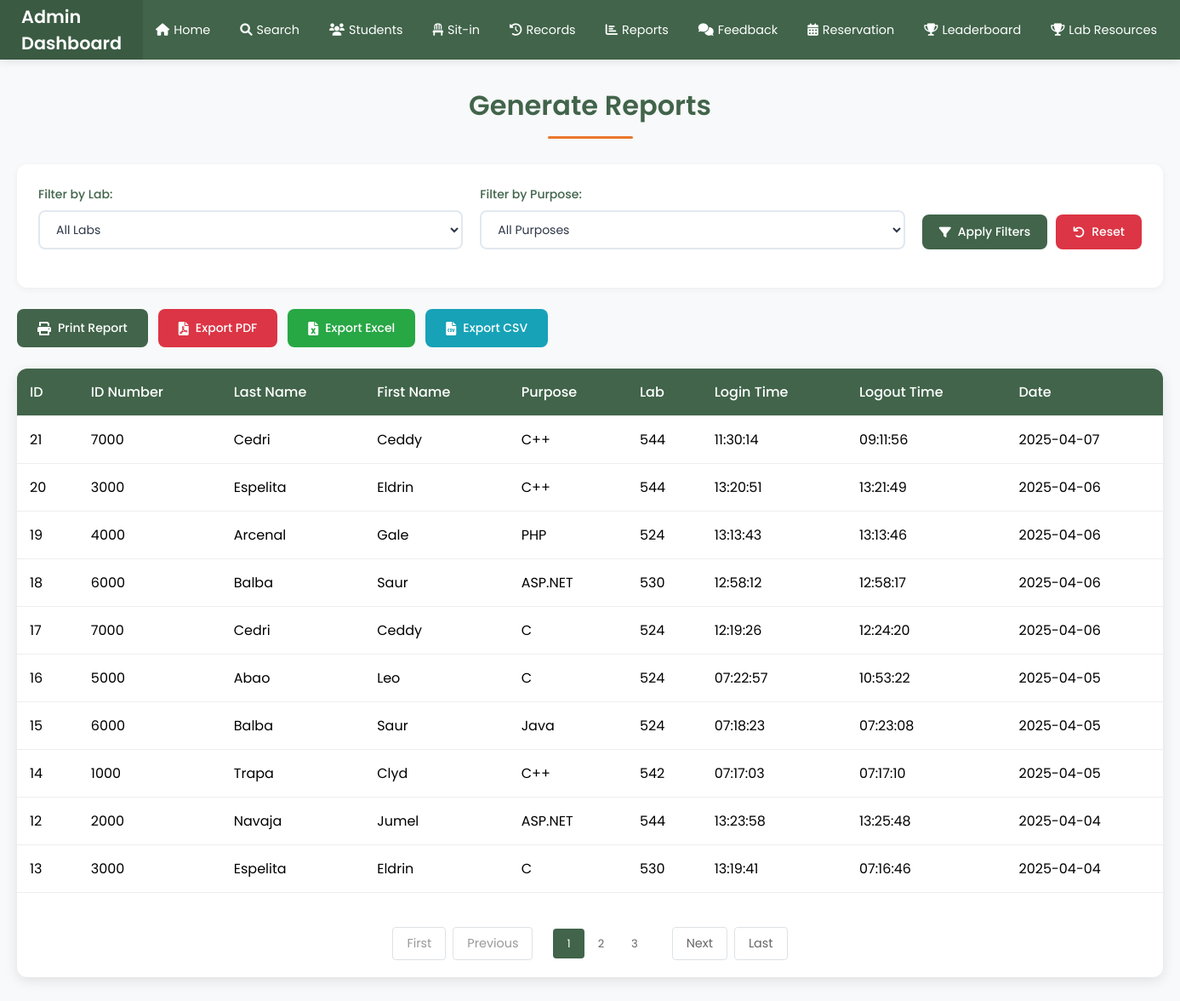
Page /sit-in-reports (signed in) on the earlier database version.
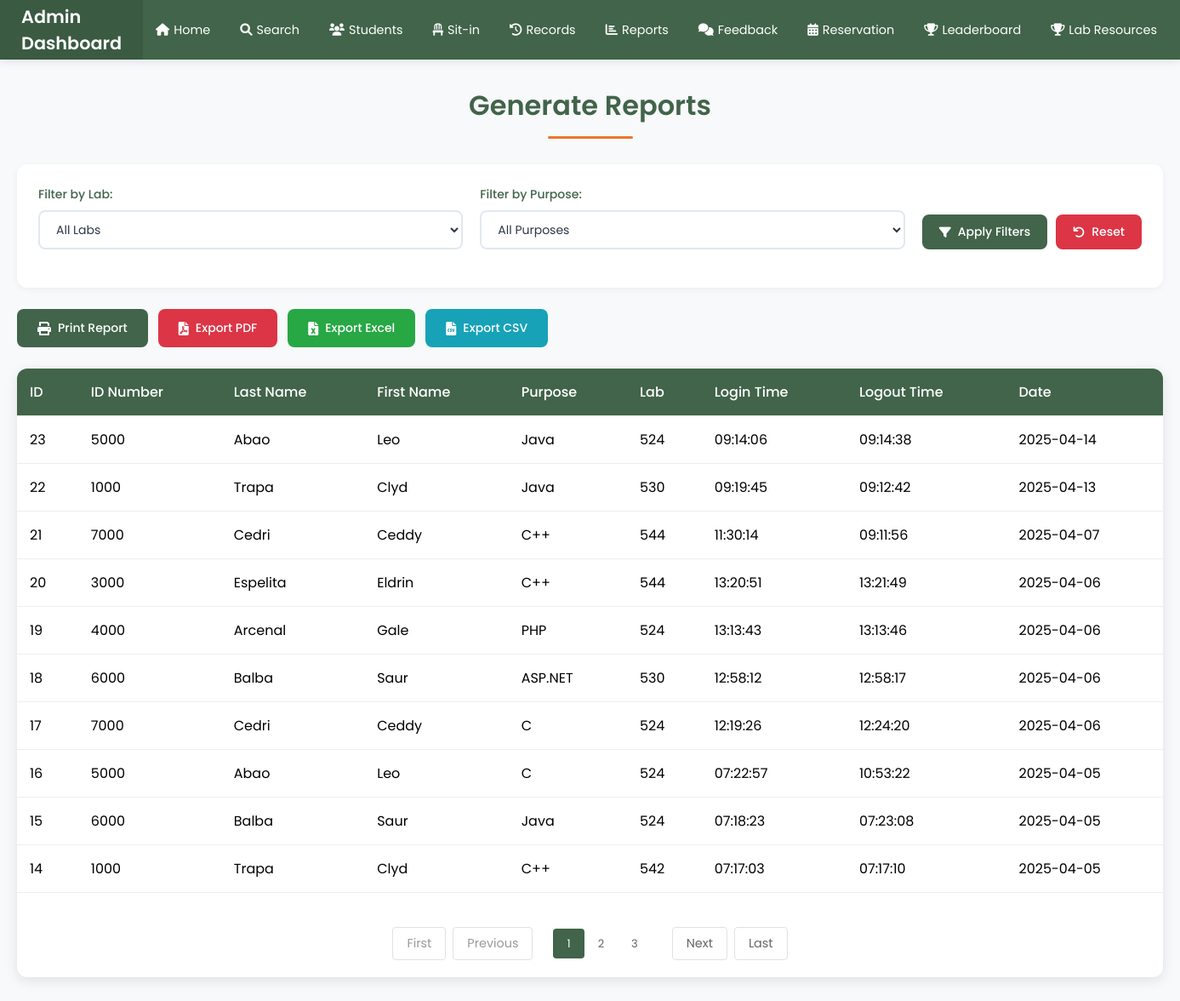
Same page on the later database version.
### tables this page shows
CREATE TABLE sit_in_records (
            id INTEGER PRIMARY KEY AUTOINCREMENT,
            id_number TEXT NOT NULL,
            purpose TEXT NOT NULL,
            lab TEXT NOT NULL,
            login_time TEXT NOT NULL,
            logout_time TEXT,
            date TEXT NOT NULL, feedback_submitted INTEGER DEFAULT 0,
            FOREIGN KEY (id_number) REFERENCES users(idno)
        );

CREATE TABLE users (
            id INTEGER PRIMARY KEY AUTOINCREMENT,
            idno TEXT UNIQUE NOT NULL,
            firstname TEXT NOT NULL,
            lastname TEXT NOT NULL,
            middlename TEXT,
            course TEXT,
            year_level TEXT,
            email_address TEXT,
            password TEXT NOT NULL,
            role TEXT DEFAULT 'student',
            remaining_sessions INTEGER DEFAULT 0,
            profile_pic TEXT
        , points INTEGER DEFAULT 0);

### app.py (the view, shortened to what this page needs)
@app.route('/sit-in-reports')
def sit_in_reports():
    if 'admin_username' not in session:
        flash("Admin access required!", "danger")
        return redirect(url_for('admin_login'))
    conn = sqlite3.connect("users.db")
    cursor = conn.cursor()
    lab = request.args.get('lab', '')
    purpose = request.args.get('purpose', '')
    search = request.args.get('search', '').strip()
    query = """
        SELECT
            s.id,
            s.id_number,
            u.lastname,
            u.firstname,
            s.purpose,
            s.lab,
            s.login_time,
            s.logout_time,
            s.date
        FROM sit_in_records s
        JOIN users u ON s.id_number = u.idno
        WHERE 1=1
    """
    params = []
    if lab:
        query += " AND s.lab = ?"
        params.append(lab)
    if purpose:
        query += " AND s.purpose = ?"
        params.append(purpose)
    query += " ORDER BY s.date DESC, s.login_time DESC"
    cursor.execute(query, params)
    records = cursor.fetchall()
    cursor.execute("SELECT DISTINCT lab FROM sit_in_records ORDER BY lab")
    labs = [row[0] for row in cursor.fetchall()]
    cursor.execute("SELECT DISTINCT purpose FROM sit_in_records ORDER BY purpose")
    purposes = [row[0] for row in cursor.fetchall()]
    conn.close()
    return render_template('sit_in_reports.html',
                         reports=records,
                         labs=labs,
                         purposes=purposes,
                         current_lab=lab,
                         current_purpose=purpose,
                         search=search)

### templates/sit_in_reports.html (shortened to what the changed rows need)
<!DOCTYPE html>
<html lang="en">
<head>
    <link rel="stylesheet" href="https://cdnjs.cloudflare.com/ajax/libs/font-awesome/6.0.0/css/all.min.css">
</head>
<body>
    <div class="container">
        <h1 class="page-title">Generate Reports</h1>
        <div class="table-container">
            <table id="reportTable">
                <thead>
                    <tr>
                        <th>ID</th>
                        <th>ID Number</th>
                        <th>Last Name</th>
                        <th>First Name</th>
                        <th>Purpose</th>
                        <th>Lab</th>
                        <th>Login Time</th>
                        <th>Logout Time</th>
                        <th>Date</th>
                    </tr>
                </thead>
                <tbody>
                    {% for report in reports %}
                    <tr>
                        <td>{{ report[0] }}</td>
                        <td>{{ report[1] }}</td>
                        <td>{{ report[2] }}</td>
                        <td>{{ report[3] }}</td>
                        <td>{{ report[4] }}</td>
                        <td>{{ report[5] }}</td>
                        <td>{{ report[6] }}</td>
                        <td>{{ report[7] }}</td>
                        <td>{{ report[8] }}</td>
                    </tr>
                    {% endfor %}
                </tbody>
            </table>
        </div>
    </div>
</body>
</html>

Differences in the rows shown:
no longer on this page (row unchanged): sit_in_records: id "12", id_number "2000", lastname "Navaja", firstname "Jumel", purpose "ASP.NET", lab "544", login_time "13:23:58", logout_time "13:25:48", date "2025-04-04"
no longer on this page (row unchanged): sit_in_records: id "13", id_number "3000", lastname "Espelita", firstname "Eldrin", purpose "C", lab "530", login_time "13:19:41", logout_time "07:16:46", date "2025-04-04"
added sit_in_records: id "23", id_number "5000", lastname "Abao", firstname "Leo", purpose "Java", lab "524", login_time "09:14:06", logout_time "09:14:38", date "2025-04-14"
added sit_in_records: id "22", id_number "1000", lastname "Trapa", firstname "Clyd", purpose "Java", lab "530", login_time "09:19:45", logout_time "09:12:42", date "2025-04-13"
